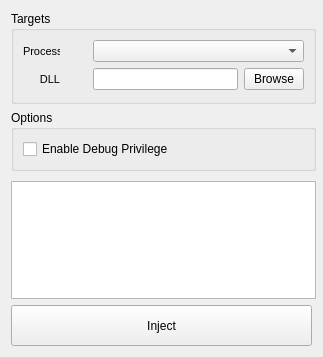
<?xml version="1.0" encoding="UTF-8"?>
<ui version="4.0">
 <class>InjectWidget</class>
 <widget class="QWidget" name="InjectWidget">
  <property name="geometry">
   <rect>
    <x>0</x>
    <y>0</y>
    <width>323</width>
    <height>357</height>
   </rect>
  </property>
  <property name="minimumSize">
   <size>
    <width>323</width>
    <height>357</height>
   </size>
  </property>
  <property name="maximumSize">
   <size>
    <width>323</width>
    <height>357</height>
   </size>
  </property>
  <property name="windowTitle">
   <string>Form</string>
  </property>
  <layout class="QGridLayout" name="gridLayout_4">
   <item row="3" column="0">
    <spacer name="verticalSpacer">
     <property name="orientation">
      <enum>Qt::Vertical</enum>
     </property>
     <property name="sizeHint" stdset="0">
      <size>
       <width>20</width>
       <height>7</height>
      </size>
     </property>
    </spacer>
   </item>
   <item row="5" column="0">
    <widget class="QPlainTextEdit" name="messageHistoryPlainTextEdit">
     <property name="minimumSize">
      <size>
       <width>305</width>
       <height>0</height>
      </size>
     </property>
     <property name="maximumSize">
      <size>
       <width>305</width>
       <height>120</height>
      </size>
     </property>
     <property name="acceptDrops">
      <bool>false</bool>
     </property>
     <property name="undoRedoEnabled">
      <bool>false</bool>
     </property>
     <property name="readOnly">
      <bool>true</bool>
     </property>
    </widget>
   </item>
   <item row="6" column="0">
    <widget class="QPushButton" name="injectButton">
     <property name="minimumSize">
      <size>
       <width>301</width>
       <height>41</height>
      </size>
     </property>
     <property name="maximumSize">
      <size>
       <width>305</width>
       <height>41</height>
      </size>
     </property>
     <property name="text">
      <string>Inject</string>
     </property>
    </widget>
   </item>
   <item row="2" column="0">
    <widget class="QGroupBox" name="groupBox_2">
     <property name="minimumSize">
      <size>
       <width>305</width>
       <height>61</height>
      </size>
     </property>
     <property name="maximumSize">
      <size>
       <width>305</width>
       <height>61</height>
      </size>
     </property>
     <property name="title">
      <string>Options</string>
     </property>
     <layout class="QGridLayout" name="gridLayout_3">
      <item row="0" column="0">
       <widget class="QCheckBox" name="enableDebugPrivilegeCheckBox">
        <property name="text">
         <string>Enable Debug Privilege</string>
        </property>
       </widget>
      </item>
      <item row="0" column="1">
       <spacer name="horizontalSpacer_3">
        <property name="orientation">
         <enum>Qt::Horizontal</enum>
        </property>
        <property name="sizeHint" stdset="0">
         <size>
          <width>40</width>
          <height>20</height>
         </size>
        </property>
       </spacer>
      </item>
     </layout>
    </widget>
   </item>
   <item row="0" column="0">
    <widget class="QGroupBox" name="groupBox">
     <property name="minimumSize">
      <size>
       <width>305</width>
       <height>93</height>
      </size>
     </property>
     <property name="title">
      <string>Targets</string>
     </property>
     <layout class="QGridLayout" name="gridLayout_2">
      <item row="0" column="0">
       <widget class="QLabel" name="label">
        <property name="minimumSize">
         <size>
          <width>37</width>
          <height>22</height>
         </size>
        </property>
        <property name="maximumSize">
         <size>
          <width>37</width>
          <height>22</height>
         </size>
        </property>
        <property name="font">
         <font>
          <family>MS Shell Dlg 2</family>
          <pointsize>8</pointsize>
         </font>
        </property>
        <property name="text">
         <string>Process</string>
        </property>
        <property name="alignment">
         <set>Qt::AlignLeading|Qt::AlignLeft|Qt::AlignVCenter</set>
        </property>
       </widget>
      </item>
      <item row="1" column="2">
       <widget class="QLineEdit" name="selectedPayloadLineEdit">
        <property name="minimumSize">
         <size>
          <width>4</width>
          <height>22</height>
         </size>
        </property>
        <property name="maximumSize">
         <size>
          <width>200</width>
          <height>22</height>
         </size>
        </property>
        <property name="font">
         <font>
          <pointsize>8</pointsize>
         </font>
        </property>
        <property name="autoFillBackground">
         <bool>false</bool>
        </property>
        <property name="alignment">
         <set>Qt::AlignCenter</set>
        </property>
        <property name="readOnly">
         <bool>true</bool>
        </property>
       </widget>
      </item>
      <item row="1" column="0">
       <widget class="QLabel" name="label_2">
        <property name="minimumSize">
         <size>
          <width>37</width>
          <height>22</height>
         </size>
        </property>
        <property name="maximumSize">
         <size>
          <width>37</width>
          <height>22</height>
         </size>
        </property>
        <property name="font">
         <font>
          <pointsize>8</pointsize>
         </font>
        </property>
        <property name="text">
         <string>DLL</string>
        </property>
        <property name="alignment">
         <set>Qt::AlignRight|Qt::AlignTrailing|Qt::AlignVCenter</set>
        </property>
       </widget>
      </item>
      <item row="1" column="3">
       <widget class="QPushButton" name="dllBrowseButton">
        <property name="minimumSize">
         <size>
          <width>60</width>
          <height>22</height>
         </size>
        </property>
        <property name="maximumSize">
         <size>
          <width>60</width>
          <height>22</height>
         </size>
        </property>
        <property name="text">
         <string>Browse</string>
        </property>
       </widget>
      </item>
      <item row="0" column="2" colspan="2">
       <widget class="LazyLoadedComboBox" name="processListComboBox">
        <property name="minimumSize">
         <size>
          <width>211</width>
          <height>22</height>
         </size>
        </property>
        <property name="maximumSize">
         <size>
          <width>444</width>
          <height>22</height>
         </size>
        </property>
        <property name="layoutDirection">
         <enum>Qt::LeftToRight</enum>
        </property>
        <property name="currentText">
         <string/>
        </property>
        <property name="currentIndex">
         <number>-1</number>
        </property>
        <property name="maxVisibleItems">
         <number>30</number>
        </property>
       </widget>
      </item>
      <item row="0" column="1">
       <spacer name="horizontalSpacer">
        <property name="orientation">
         <enum>Qt::Horizontal</enum>
        </property>
        <property name="sizeHint" stdset="0">
         <size>
          <width>10</width>
          <height>20</height>
         </size>
        </property>
       </spacer>
      </item>
     </layout>
    </widget>
   </item>
  </layout>
 </widget>
 <customwidgets>
  <customwidget>
   <class>LazyLoadedComboBox</class>
   <extends>QComboBox</extends>
   <header>LazyLoadedComboBox.h</header>
  </customwidget>
 </customwidgets>
 <resources/>
 <connections/>
</ui>
